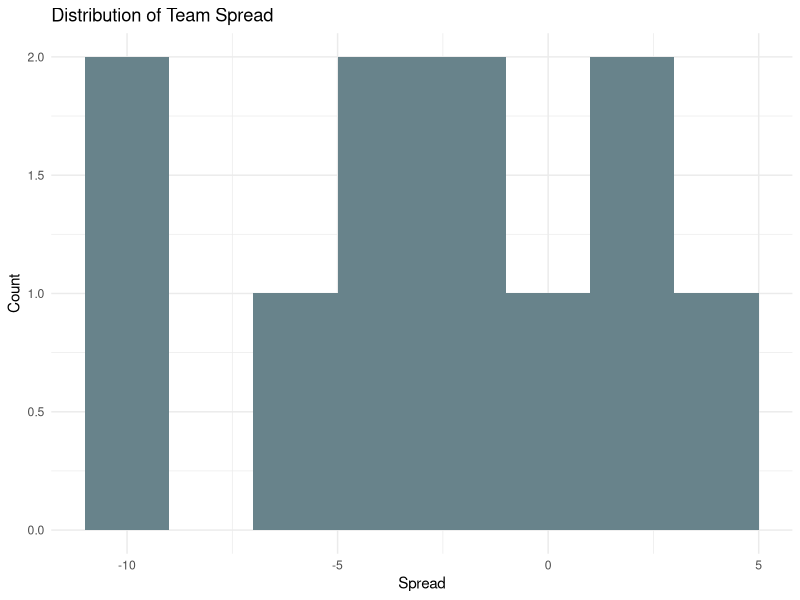
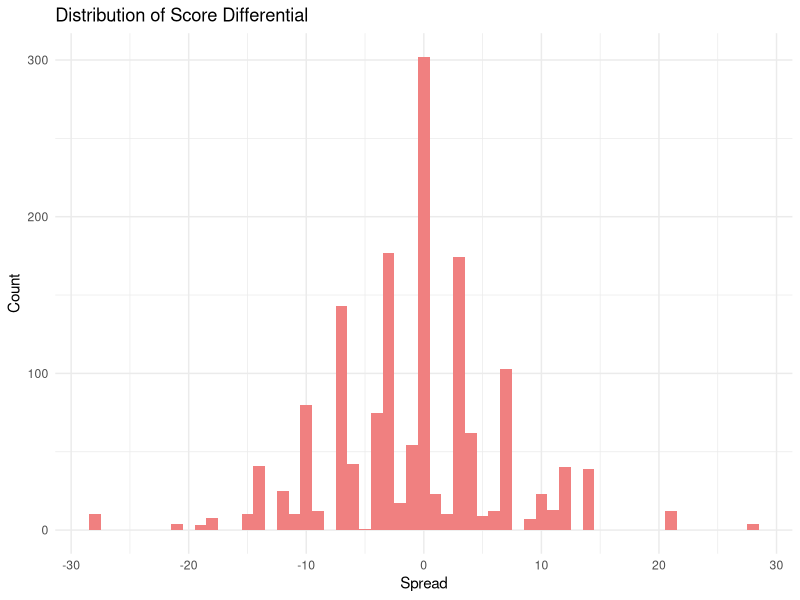
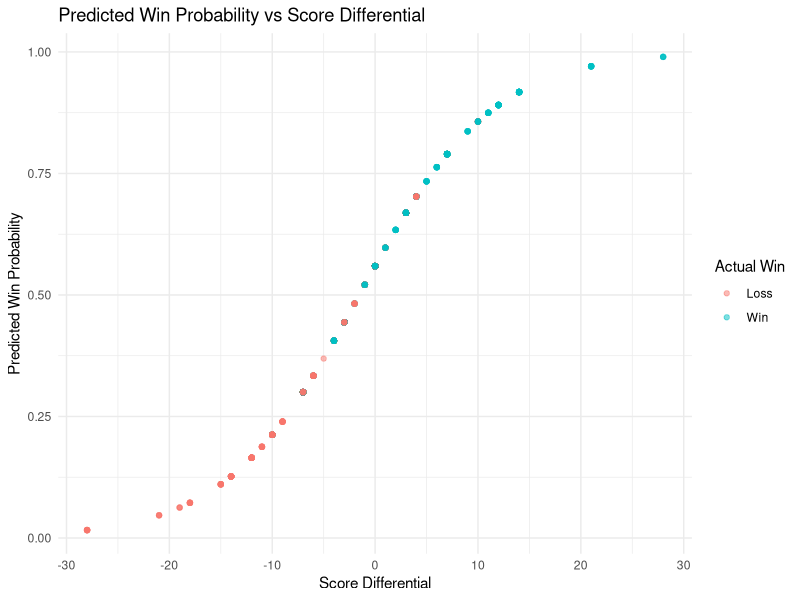
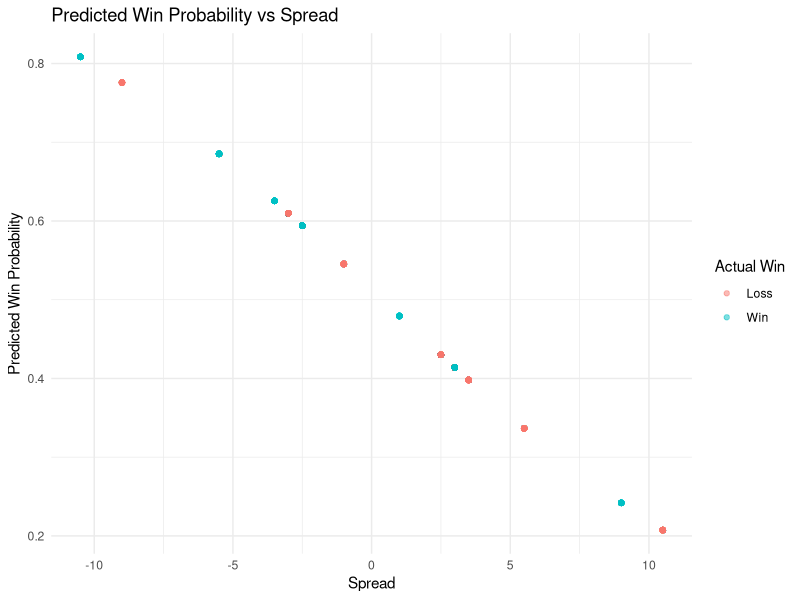
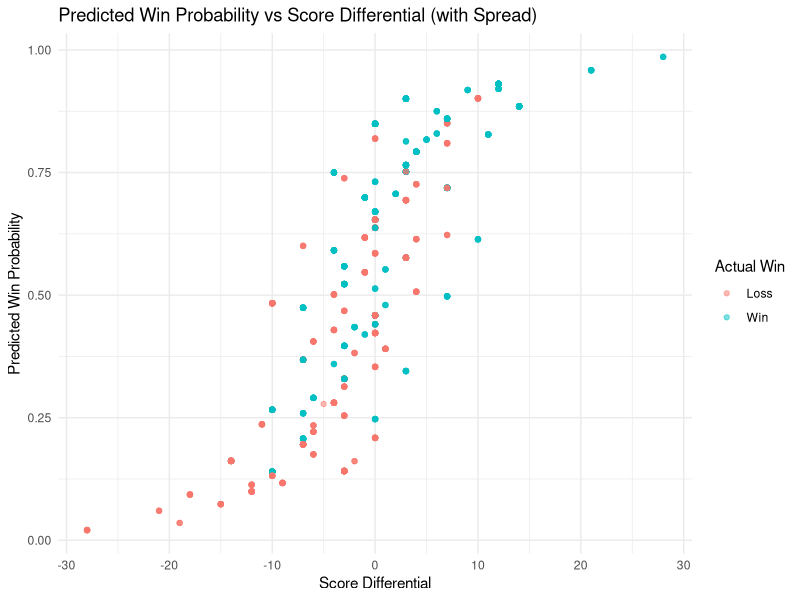

Reproduce these figures in R, in order.
## ---- chunk 1
knitr::opts_chunk$set(cache = TRUE, fig.align = "center", include = FALSE) # set include = TRUE to see solutions in knitted RMarkdown
library(tidyverse)
library(ggplot2)
## ---- chunk 2
nfl_train <- read_csv("data/nfl_wp_train.csv")
nfl_test <- read_csv("data/nfl_wp_test.csv")
## ---- chunk 3

nfl_wp_grouped <- nfl_train %>%
  group_by(game_id) %>%
  reframe(
    spread = first(posteam_spread)
  ) 

ggplot(nfl_wp_grouped, aes(x = spread)) +
  geom_histogram(binwidth = 2, fill = "lightblue4") +
  labs(title = "Distribution of Team Spread",
       x = "Spread",
       y = "Count") +
  theme_minimal()

ggplot(nfl_train, aes(x = score_differential)) +
  geom_histogram(binwidth = 1, fill = "lightcoral") +
  labs(title = "Distribution of Score Differential",
       x = "Spread",
       y = "Count") +
  theme_minimal()
## ---- chunk 4
diff_model = glm(label_win ~ score_differential, family = binomial, data = nfl_train)
diff_model 
nfl_train <- nfl_train %>% 
  mutate(diff_predicted_win = predict(diff_model, type = "response"))
nfl_train
## ---- chunk 5
spread_model = glm(label_win ~ posteam_spread, family = binomial, data = nfl_train)
spread_model 
nfl_train <- nfl_train %>% 
  mutate(spread_predicted_win = predict(spread_model, type = "response"))
nfl_train
## ---- chunk 6
nfl_train <- nfl_train %>%
  mutate(win_label = case_when(
    label_win == 1 ~ "Win",
    TRUE ~ "Loss"
  ))

ggplot(nfl_train, aes(x = score_differential, y = diff_predicted_win, color = win_label)) +
  geom_point(alpha = 0.5) +
  labs(title = "Predicted Win Probability vs Score Differential",
       x = "Score Differential",
       y = "Predicted Win Probability",
       color = "Actual Win") +
  theme_minimal()

ggplot(nfl_train, aes(x = posteam_spread, y = spread_predicted_win, color = win_label)) +
  geom_point(alpha = 0.5) +
  labs(title = "Predicted Win Probability vs Spread",
       x = "Spread",
       y = "Predicted Win Probability",
       color = "Actual Win") +
  theme_minimal()
## ---- chunk 7
spread_diff_model = glm(label_win ~ score_differential + posteam_spread, family = binomial, data = nfl_train)
nfl_train <- nfl_train %>% 
  mutate(spread_diff_predicted_win = predict(spread_diff_model, type = "response"))
ggplot(nfl_train, aes(x = score_differential, y = spread_diff_predicted_win, color = win_label)) +
  geom_point(alpha = 0.5) +
  labs(title = "Predicted Win Probability vs Score Differential (with Spread)",
       x = "Score Differential",
       y = "Predicted Win Probability",
       color = "Actual Win") +
  theme_minimal()
## ---- chunk 8
nfl_test <- nfl_test %>%
  mutate(
    diff_pred_prob = predict(diff_model, newdata = nfl_test, type = "response"),
    spread_pred_prob = predict(spread_model, newdata = nfl_test, type = "response"),
    spread_diff_pred_prob = predict(spread_diff_model, newdata = nfl_test, type = "response")
  )

## ---- chunk 9
nfl_test <- nfl_test %>% 
  mutate(
    diff_pred_label = case_when(diff_pred_prob >= 0.5 ~ 1, TRUE ~ 0),
    spread_pred_label = case_when(spread_pred_prob >= 0.5 ~ 1, TRUE ~ 0),
    spread_diff_pred_label = case_when(spread_diff_pred_prob >= 0.5 ~ 1, TRUE ~ 0)
  )

acc_diff  <- mean(nfl_test$label_win == nfl_test$diff_pred_label)
acc_spread <- mean(nfl_test$label_win == nfl_test$spread_pred_label)
acc_both  <- mean(nfl_test$label_win == nfl_test$spread_diff_pred_label)

## ---- chunk 10

tibble(
  Model = c("Score Differential", "Spread", "Score Differential + Spread"),
  Accuracy = c(acc_diff, acc_spread, acc_both)
)
